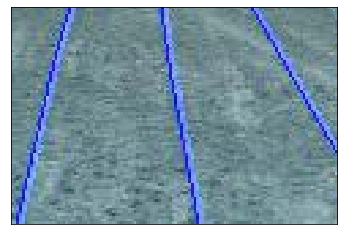
#> input picture challenge_scene/roi_gt_challenge/roi_gt_img005.png, 344 x 235 px, found by its file name
$ jupyter execute --allow-errors image_result_comparison.ipynb
#> lines starting #> are read from the running program, lines starting #| are printed output that depends on the picture
[cell 1]
from matplotlib import pyplot as plt
import cv2

# plt.gca().axes.get_xaxis().set_visible(False)
# plt.gca().axes.get_yaxis().set_visible(False)
# plt.rcParams["font.weight"] = "bold"
# plt.rcParams["axes.labelweight"] = "bold"

figure, axes = plt.subplots(nrows=5, ncols=6,figsize=(25,15))

## Row 1 ##
axes[0,0].imshow(cv2.imread(r'C:\Users\khan1\jupyter_test_code\IoU_test\roi_gt\roi_gt_img005.png'))
axes[0,0].set_title("Ground Truth", fontsize = 20, fontweight='bold')
axes[0,0].text(15, 30, 'Row 1', style='italic', fontsize = 18,
        bbox={'facecolor': 'yellow', 'alpha': 0.5, 'pad': 5})

axes[0,1].imshow(cv2.imread(r'C:\Users\khan1\jupyter_test_code\IoU_test\hough_transform\hough_img005.png'))
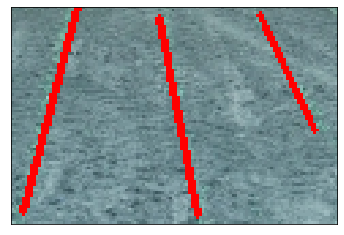
#> input picture challenge_scene/hough_trans_challenge/hough_img005.png, 344 x 235 px, found by its file name
axes[0,1].set_title("Hough Transform",fontsize = 20,fontweight='bold')

axes[0,2].imshow(cv2.imread(r'C:\Users\khan1\jupyter_test_code\IoU_test\sliding_window\slide_img005.png'))
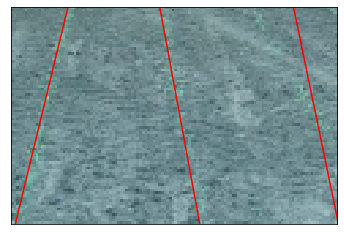
#> input picture challenge_scene/sliding_window_challenge/slide_img005.png, 344 x 235 px, found by its file name
axes[0,2].set_title("Sliding Window",fontsize = 20,fontweight='bold')

axes[0,3].imshow(cv2.imread(r'C:\Users\khan1\jupyter_test_code\IoU_test\TMGEM_roi\TMGEM_roi_img005.jpg'))
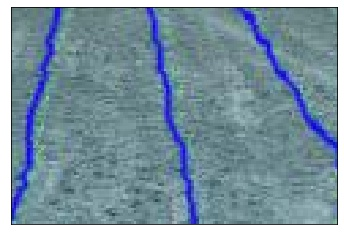
#> input picture challenge_scene/tmgem_challenge/TMGEM_roi_img005.jpg, 344 x 235 px, found by its file name
axes[0,3].set_title("TMGEM",fontsize = 20,fontweight='bold')

axes[0,4].imshow(cv2.imread(r'C:\Users\khan1\jupyter_test_code\IoU_test\cluster_least_sq\cluster_ls_img005.png'))
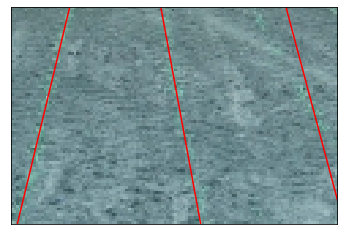
#> input picture challenge_scene/cluster_ls_challenge/cluster_ls_img005.png, 344 x 235 px, found by its file name
axes[0,4].set_title("Cluster - Least Sq.",fontsize = 20,fontweight='bold')

axes[0,5].imshow(cv2.imread(r'C:\Users\khan1\jupyter_test_code\IoU_test\cluster_ransac\cluster_ransac_img005.png'))
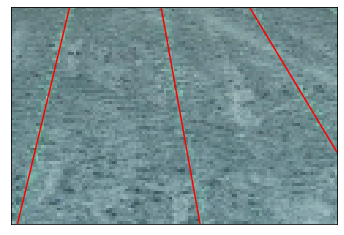
#> input picture challenge_scene/cluster_ransac_challenge/cluster_ransac_img005.png, 344 x 235 px, found by its file name
axes[0,5].set_title("CAROLIF",fontsize = 20,fontweight='bold')


##Row 2##
#> (the rest of this cell did not finish here and is left out)
